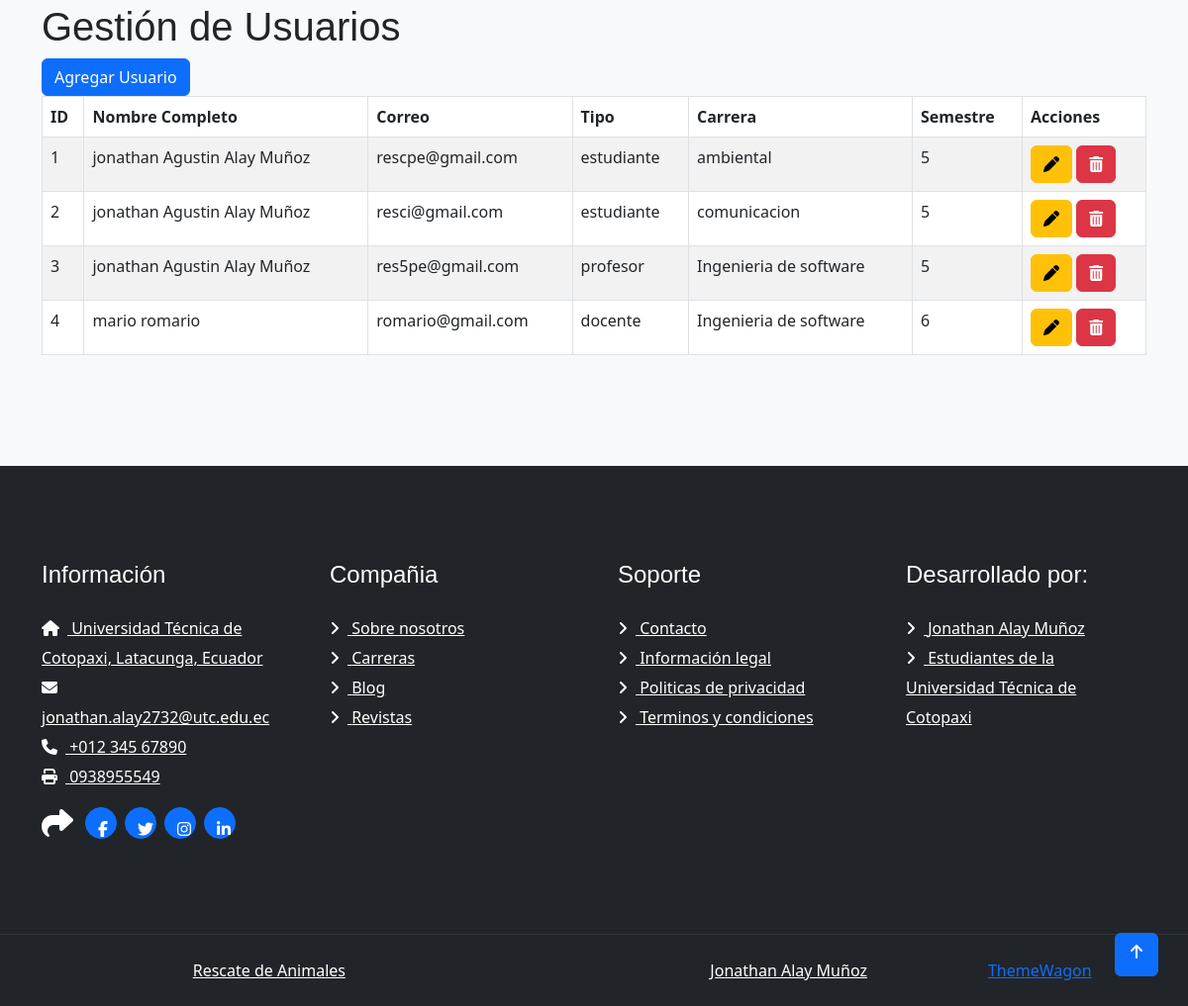
Before: /usuario (lower part) with the older database file.
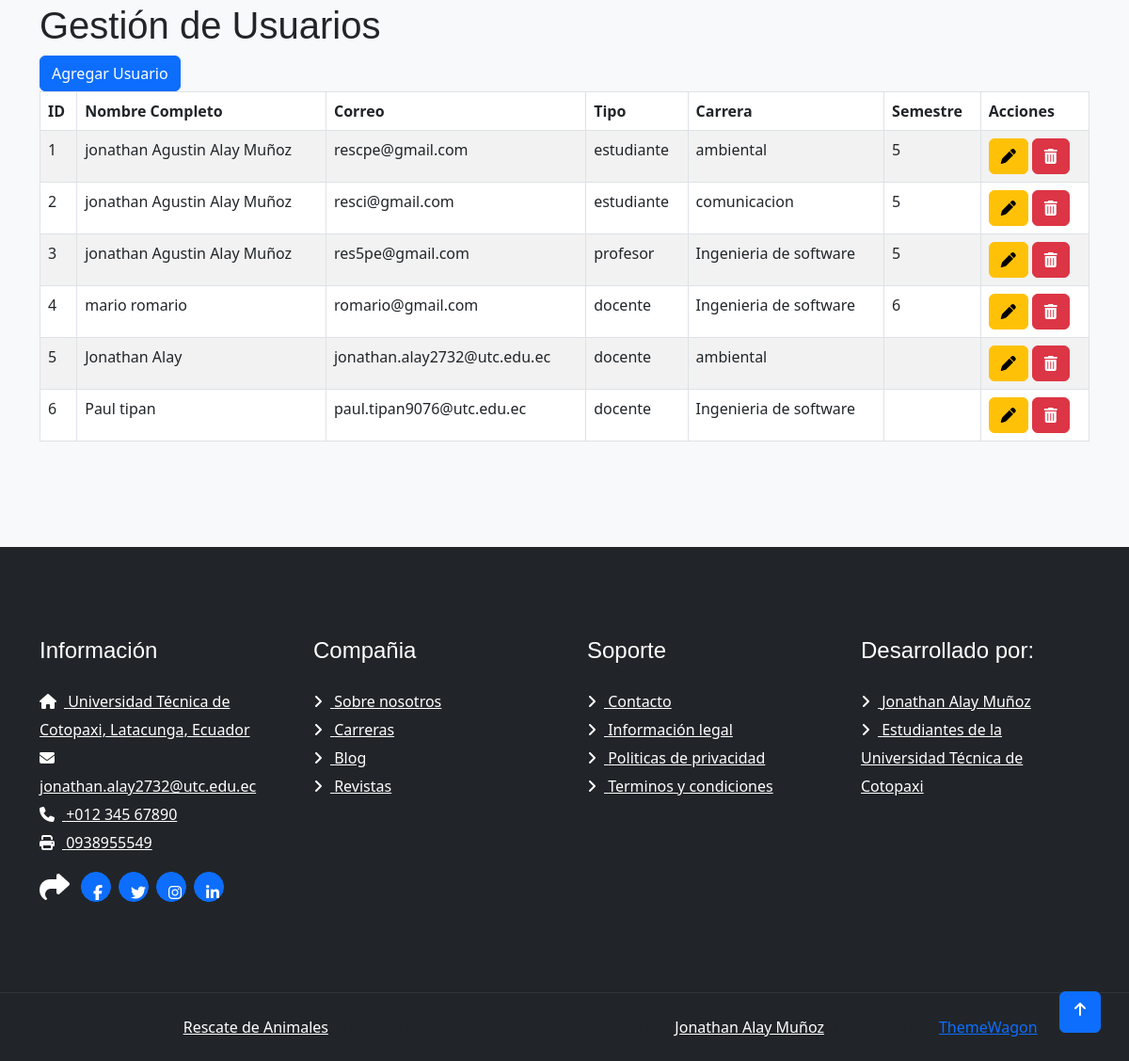
After: the same page with the newer database file.
### Aplicaciones/Eventos/models.py (models this page shows, shortened)
class Usuario(models.Model):
    nombre_completo = models.CharField(max_length=100)
    correo = models.EmailField(unique=True)
    clave = models.CharField(max_length=100)
    tipo = models.CharField(max_length=20)  # estudiante, docente, admin
    carrera = models.ForeignKey(Carrera, on_delete=models.SET_NULL, null=True)
    semestre = models.CharField(max_length=10)

class Carrera(models.Model):
    nombre = models.CharField(max_length=100)
    def __str__(self):
        return self.nombre

### Aplicaciones/Eventos/views.py (the view)
# urls.py: path('usuario', views.usuario, name='usuario'),
def usuario(request):
    registros = Usuario.objects.all()
    return render(request, "usuario.html", {'usuarios': registros})

### Aplicaciones/Eventos/templates/usuario.html (shortened to what this page needs)
{% extends './plantilla.html' %}
{% load static %}
{% block contenido %}
    <h1>Gestión de Usuarios</h1>
    <a class="btn btn-primary" href="/nuevoUsuario">Agregar Usuario</a>
    <table class="table table-bordered table-striped table-hover" id="tbl_usuarios">
        <thead>
            <tr>
                <th>ID</th>
                <th>Nombre Completo</th>
                <th>Correo</th>
                <th>Tipo</th>
                <th>Carrera</th>
                <th>Semestre</th>
                <th>Acciones</th>
            </tr>
        </thead>
        <tbody>
            {% for usuario in usuarios %}
                <tr>
                    <td>{{ usuario.id }}</td>
                    <td>{{ usuario.nombre_completo }}</td>
                    <td>{{ usuario.correo }}</td>
                    <td>{{ usuario.tipo }}</td>
                    <td>{{ usuario.carrera }}</td>
                    <td>{{ usuario.semestre }}</td>
                    <td>
                        <a class="btn btn-warning" href="/editarUsuario/{{ usuario.id }}"><i class ="fa fa-pen"> </i></a>
                        <a class="btn btn-danger" href="#" onclick="eliminarUsuario({{ usuario.id }})"><i class ="fa fa-trash"> </i></a>
                    </td>
                </tr>
            {% endfor %}
        </tbody>
    </table>
{% endblock %}

Changed rows visible on the page:
added Usuario: id "5", nombre_completo "Jonathan Alay", correo "jonathan.alay2732@utc.edu.ec", tipo "docente", carrera "ambiental"
added Usuario: id "6", nombre_completo "Paul tipan", correo "paul.tipan9076@utc.edu.ec", tipo "docente", carrera "Ingenieria de software"
